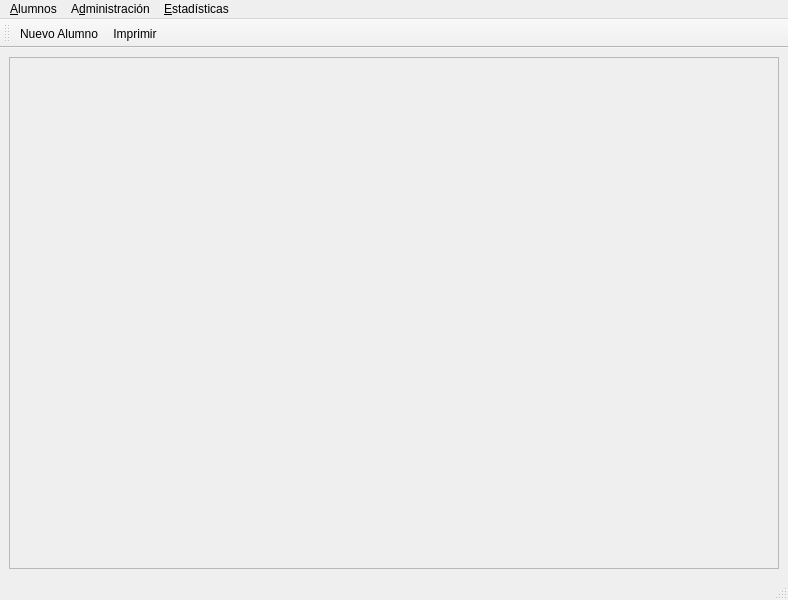
<?xml version="1.0" encoding="UTF-8"?>
<ui version="4.0">
 <class>MainWindow</class>
 <widget class="QMainWindow" name="MainWindow">
  <property name="geometry">
   <rect>
    <x>0</x>
    <y>0</y>
    <width>788</width>
    <height>600</height>
   </rect>
  </property>
  <property name="windowTitle">
   <string>Imca - 1.0</string>
  </property>
  <property name="windowIcon">
   <iconset>
    <normaloff>logo_imca.png</normaloff>logo_imca.png</iconset>
  </property>
  <widget class="QWidget" name="centralwidget">
   <layout class="QGridLayout" name="gridLayout">
    <item row="0" column="0">
     <widget class="QScrollArea" name="scrollArea">
      <property name="widgetResizable">
       <bool>true</bool>
      </property>
      <widget class="QWidget" name="scrollAreaWidgetContents">
       <property name="geometry">
        <rect>
         <x>0</x>
         <y>0</y>
         <width>768</width>
         <height>500</height>
        </rect>
       </property>
      </widget>
     </widget>
    </item>
   </layout>
  </widget>
  <widget class="QMenuBar" name="menubar">
   <property name="geometry">
    <rect>
     <x>0</x>
     <y>0</y>
     <width>788</width>
     <height>19</height>
    </rect>
   </property>
   <widget class="QMenu" name="menu_Alumnos">
    <property name="title">
     <string>&amp;Alumnos</string>
    </property>
    <addaction name="action_Nuevo_Alumno"/>
    <addaction name="action_Modificar_Alumno"/>
    <addaction name="action_Listados"/>
    <addaction name="action_Borrar_Alumno"/>
    <addaction name="actionInscri_pciones"/>
    <addaction name="actionCalificacio_nes"/>
    <addaction name="action_Salir"/>
   </widget>
   <widget class="QMenu" name="menuAdministracion">
    <property name="title">
     <string>A&amp;dministración</string>
    </property>
    <addaction name="actionCoo_peradora"/>
    <addaction name="actionIngresos"/>
    <addaction name="actionEgresos"/>
    <addaction name="actionLibro_Diario"/>
    <addaction name="actionCaja"/>
   </widget>
   <widget class="QMenu" name="menu_Estad_sticas">
    <property name="title">
     <string>&amp;Estadísticas</string>
    </property>
   </widget>
   <addaction name="menu_Alumnos"/>
   <addaction name="menuAdministracion"/>
   <addaction name="menu_Estad_sticas"/>
  </widget>
  <widget class="QStatusBar" name="statusbar"/>
  <widget class="QToolBar" name="toolBar">
   <property name="windowTitle">
    <string>toolBar</string>
   </property>
   <attribute name="toolBarArea">
    <enum>TopToolBarArea</enum>
   </attribute>
   <attribute name="toolBarBreak">
    <bool>false</bool>
   </attribute>
   <addaction name="action_Nuevo_Alumno"/>
   <addaction name="actionImprimir"/>
  </widget>
  <action name="action_Nuevo_Alumno">
   <property name="icon">
    <iconset>
     <normaloff>icons/Contacts-50.png</normaloff>icons/Contacts-50.png</iconset>
   </property>
   <property name="text">
    <string>&amp;Nuevo Alumno</string>
   </property>
  </action>
  <action name="action_Modificar_Alumno">
   <property name="text">
    <string>&amp;Modificar Alumno</string>
   </property>
  </action>
  <action name="action_Listados">
   <property name="text">
    <string>&amp;Listados</string>
   </property>
   <property name="toolTip">
    <string>Listados</string>
   </property>
  </action>
  <action name="action_Borrar_Alumno">
   <property name="text">
    <string>&amp;Borrar Alumno</string>
   </property>
  </action>
  <action name="actionC_obrar">
   <property name="text">
    <string>C&amp;obrar</string>
   </property>
  </action>
  <action name="actionListado_Deudores">
   <property name="text">
    <string>Listado &amp;Deudores</string>
   </property>
  </action>
  <action name="action_Balance">
   <property name="text">
    <string>&amp;Balance</string>
   </property>
  </action>
  <action name="actionAgregar_Gasto">
   <property name="text">
    <string>Agregar &amp;Gasto</string>
   </property>
  </action>
  <action name="actionIngresos">
   <property name="text">
    <string>&amp;Ingresos</string>
   </property>
  </action>
  <action name="actionEgresos">
   <property name="text">
    <string>&amp;Egresos</string>
   </property>
  </action>
  <action name="actionLibro_Diario">
   <property name="text">
    <string>Libro &amp;Diario</string>
   </property>
  </action>
  <action name="actionCaja">
   <property name="text">
    <string>Ca&amp;ja</string>
   </property>
  </action>
  <action name="actionInscri_pciones">
   <property name="text">
    <string>Inscri&amp;pciones</string>
   </property>
  </action>
  <action name="actionCalificacio_nes">
   <property name="text">
    <string>Calificacio&amp;nes</string>
   </property>
  </action>
  <action name="actionImprimir">
   <property name="icon">
    <iconset>
     <normaloff>icons/Print-50.png</normaloff>icons/Print-50.png</iconset>
   </property>
   <property name="text">
    <string>Imprimir</string>
   </property>
  </action>
  <action name="action_Salir">
   <property name="text">
    <string>&amp;Salir</string>
   </property>
  </action>
  <action name="actionCoo_peradora">
   <property name="text">
    <string>Coo&amp;peradora</string>
   </property>
   <property name="toolTip">
    <string>Cooperadora</string>
   </property>
  </action>
 </widget>
 <resources/>
 <connections/>
</ui>
